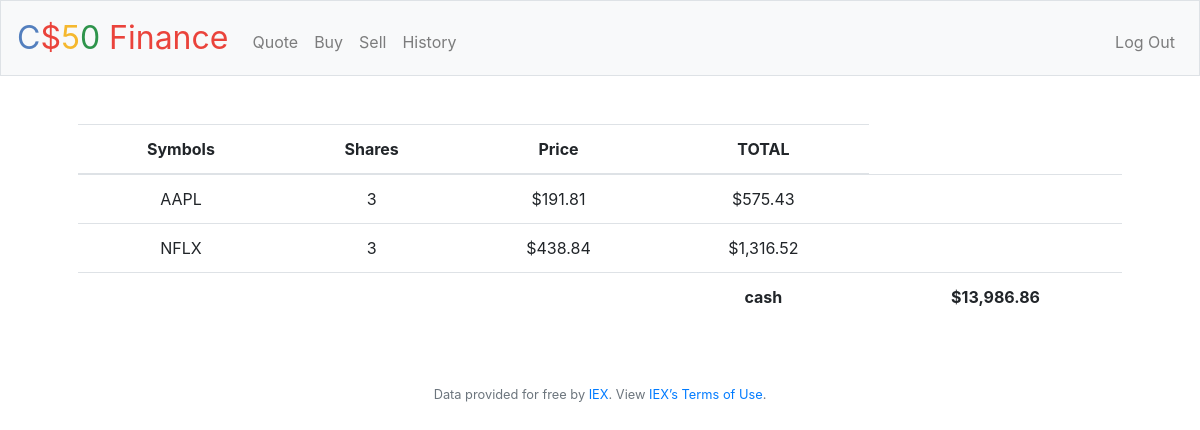
The page / (signed in) on the database its author committed.
### tables this page shows
CREATE TABLE 'transactions' ('id' INTEGER PRIMARY KEY AUTOINCREMENT NOT NULL, 'user_id' INTEGER, 'symbol' TEXT, 'shares' INTEGER, 'price' REAL, 'date' DATETIME);

CREATE TABLE users (id INTEGER PRIMARY KEY AUTOINCREMENT NOT NULL, username TEXT NOT NULL, hash TEXT NOT NULL, cash NUMERIC NOT NULL DEFAULT 10000.00);

### application.py (the view)
@app.route("/")
@login_required
def index():
    user_id = session["user_id"]
    transactions_db = db.execute(
        "SELECT symbol, SUM(shares) AS shares, price FROM transactions WHERE user_id = ? GROUP BY symbol",
        user_id,
    )
    cash_db = db.execute("SELECT cash FROM users WHERE id = ?", user_id)
    cash = cash_db[0]["cash"]
    return render_template("index.html", database=transactions_db, cash=cash)

### application.py (called while the page is built)
@app.after_request
def after_request(response):
    response.headers["Cache-Control"] = "no-cache, no-store, must-revalidate"
    response.headers["Expires"] = 0
    response.headers["Pragma"] = "no-cache"
    return response

### helpers.py (called while the page is built)
def login_required(f):
    @wraps(f)
    def decorated_function(*args, **kwargs):
        if session.get("user_id") is None:
            return redirect("/login")
        return f(*args, **kwargs)
    return decorated_function

def usd(value):
    return f"${value:,.2f}"

### templates/index.html (shortened to what this page needs)
{% extends "layout.html" %}
{% block main %}
<table class="table">
    <thead>
        <tr>
            <th scope="col">Symbols</th>
            <th scope="col">Shares</th>
            <th scope="col">Price</th>
            <th scope="col">TOTAL</th>
        </tr>
    </thead>
    <tbody>
        {% for row in database %}
        <tr>
            <td>{{ row["symbol"] }} </td>
            <td>{{ row["shares"] }}</td>
            <td>{{ row["price"] | usd }}</td>
            <td>{{ (row["shares"] * row["price"]) | usd }}</td>
            <td></td>
        </tr>
        {% endfor %}
    </tbody>
    <tfoot>
        <tr>
            <td></td>
            <td></td>
            <td></td>
            <th scope="1">cash </th>
            <th scope="1">{{ cash | usd }}</th>
        </tr>
    </tfoot>
</table>
{% endblock %}

### templates/layout.html (shortened to what this page needs)
<!DOCTYPE html>
<html lang="en">
    <head>
        <link rel="stylesheet" href="https://cdn.jsdelivr.net/npm/bootstrap@4.5.3/dist/css/bootstrap.min.css">
        <link href="/static/styles.css" rel="stylesheet">
    </head>
    <body>
        <nav class="navbar navbar-expand-md navbar-light bg-light border">
            <a class="navbar-brand" href="/"><span class="blue">C</span><span class="red">$</span><span class="yellow">5</span><span class="green">0</span> <span class="red">Finance</span></a>
            <div class="collapse navbar-collapse" id="navbar">
                {% if session.user_id %}
                    <ul class="navbar-nav mr-auto mt-2">
                        <li class="nav-item"><a class="nav-link" href="/quote">Quote</a></li>
                        <li class="nav-item"><a class="nav-link" href="/buy">Buy</a></li>
                        <li class="nav-item"><a class="nav-link" href="/sell">Sell</a></li>
                        <li class="nav-item"><a class="nav-link" href="/history">History</a></li>
                    </ul>
                    <ul class="navbar-nav ml-auto mt-2">
                        <li class="nav-item"><a class="nav-link" href="/logout">Log Out</a></li>
                    </ul>
                {% else %}
                    <ul class="navbar-nav ml-auto mt-2">
                        <li class="nav-item"><a class="nav-link" href="/register">Register</a></li>
                        <li class="nav-item"><a class="nav-link" href="/login">Log In</a></li>
                    </ul>
                {% endif %}
            </div>
        </nav>
        <main class="container p-5">
            {% block main %}{% endblock %}
        </main>
        <footer class="small text-center text-muted">
            Data provided for free by <a href="https://iextrading.com/developer">IEX</a>. View <a href="https://iextrading.com/api-exhibit-a/">IEX’s Terms of Use</a>.
        </footer>
    </body>
</html>

### static/styles.css (style rules this page uses)
nav .navbar-brand { font-size: xx-large; }
nav .navbar-brand .blue { color: #537fbe; }
nav .navbar-brand .red { color: #ea433b; }
nav .navbar-brand .yellow { color: #f5b82e; }
nav .navbar-brand .green { color: #2e944b; }
main { overflow-x: auto; text-align: center; }

### rows shown on the page
transactions: symbol "AAPL", shares "3", price "$191.81", shares "$575.43"
users: cash "$13,986.86"

### other values the page prints
{{ row["symbol"] }} "NFLX"
{{ row["shares"] }} "3"
{{ row["price"] | usd }} "$438.84"
{{ (row["shares"] * row["price"]) | usd }} "$1,316.52"
